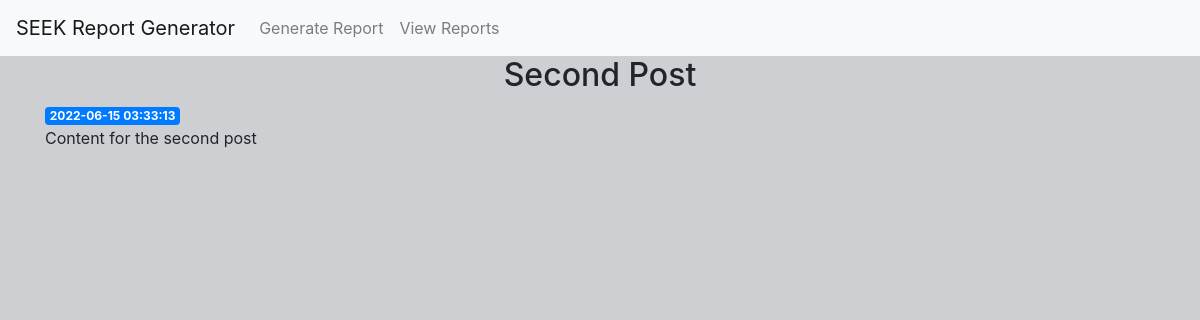
/2, run on the app's committed database.
### tables this page shows
CREATE TABLE posts (
    id INTEGER PRIMARY KEY AUTOINCREMENT,
    created TIMESTAMP NOT NULL DEFAULT CURRENT_TIMESTAMP,
    title TEXT NOT NULL,
    content TEXT NOT NULL
);

### app.py (the view)
@app.route(prefix + '/<int:post_id>')
def post(post_id):
    post = get_post(post_id)
    return render_template('post.html', post=post)

### app.py (called while the page is built)
def get_db_connection():
    conn = sqlite3.connect('database.db')
    conn.row_factory = sqlite3.Row
    return conn

def get_post(post_id):
    conn = get_db_connection()
    post = conn.execute('SELECT * FROM posts WHERE id = ?',
                        (post_id,)).fetchone()
    conn.close()
    if post is None:
        abort(404)
    return post

### templates/post.html
{% extends 'base.html' %}
{% block content %}
    <h2 class="text-center">{% block title %} {{ post['title'] }} {% endblock %}</h2>
    <span class="badge badge-primary">{{ post['created'] }}</span>
    <p>{{ post['content'] }}</p>
{% endblock %}

### data on the page
posts: title "Second Post", created "2022-06-15 03:33:13", content "Content for the second post"
